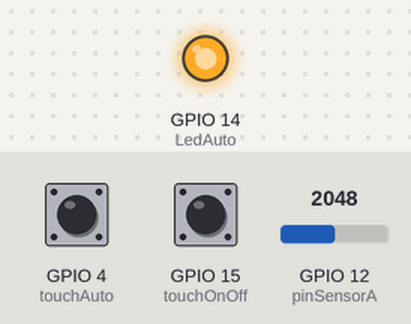
The sketch below on a simulated ESP32. On the bench: output pins drawn as LEDs (lit = HIGH). Dashed ring = blinking. The inputs (shaded band) are chosen by the test bench; at power-on: GPIO 4 (touchAuto) HIGH, GPIO 12 (pinSensorA) = 2048, GPIO 15 (touchOnOff) HIGH. Pins used as bus, display or sensor lines are not drawn; what the sketch prints to the serial monitor is not drawn.

Above: at 1.2 s.
1.3 s: GPIO 4 (touchAuto) pulled LOW for 1 s
At 1.55 s:
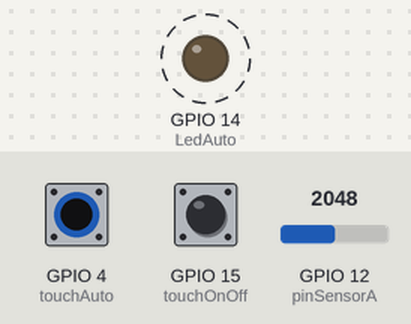
4.3 s: GPIO 12 (pinSensorA) set to 757
5.8 s: GPIO 12 (pinSensorA) set to 648
7.9 s: GPIO 4 (touchAuto) pulled LOW for 3.2 s
At 12.2 s:
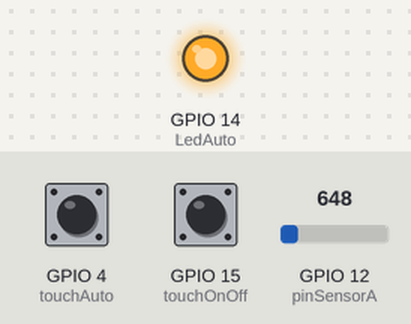
12.6 s: GPIO 4 (touchAuto) pulled LOW for 0.15 s
At 14.0 s:
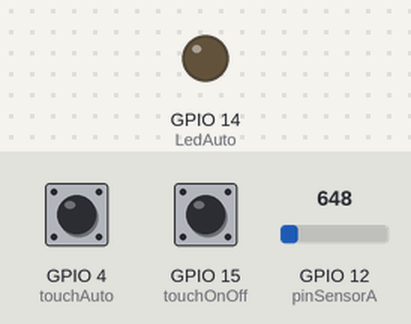
Timing chart, 0 to 15.2 s (numbered marks = the images above; inputs shaded):
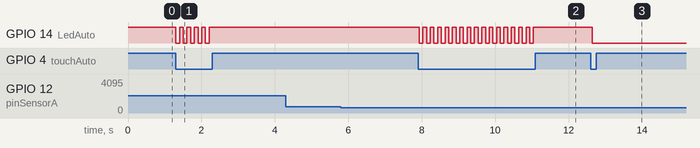

The sketch:

janela_automatica.ino
```cpp
#define pinSensorA 12
int checkSensor;
bool autoWindow; //Verifica se função auto está ligada ou desligada

int touchOnOff = 15;
int touchAuto = 4;
int LedAuto = 14;

int ValOnOff,valAuto;
long lastmsOnOff,lastmsAuto;

int releJanela = 12;

void autoSensorWindow(){
  checkSensor = analogRead(pinSensorA);
  Serial.print("Sensor chuva:");
  Serial.print(checkSensor);
  Serial.print("  ");
  Serial.print("Atuador:");
  if(checkSensor > 700){
    Serial.println("Janela Aberta");
  }
  else Serial.print("Janela Fechada");
}

void listenPin(){ //ouve pinos touch fisicos
  ValOnOff = touchRead(touchOnOff);
  if(touchOnOff < 20){ //verifica se o valor lido é maior que 0
      if (millis() - lastmsOnOff > 150) digitalWrite(releJanela,!digitalRead(releJanela));
   }

  valAuto = touchRead(touchAuto);
  if(valAuto < 20){ //verifica se o valor lido é maior que 0
      if (millis() - lastmsAuto > 150){
        autoWindow = !autoWindow;
        digitalWrite(LedAuto,!digitalRead(LedAuto));
      }
   }
  delay(100);
}

void setup() {
  Serial.begin(115200);
  autoWindow = true;
  pinMode(LedAuto,OUTPUT);
  digitalWrite(LedAuto,HIGH);

  pinMode(releJanela,OUTPUT);
  digitalWrite(releJanela,HIGH);

  pinMode(touchOnOff,INPUT);
  pinMode(touchAuto,INPUT);

  lastmsOnOff = 0;
  lastmsAuto = 0;

}

void loop() {
  listenPin();
  if(autoWindow == true) autoSensorWindow();
}
```

Measured:
- after the input at 1.3 s, GPIO 14 (LedAuto): alternates HIGH for 0.10 s and LOW for 0.10 s, 10 changes in all, then stays HIGH, starting at once
- after the input at 4.3 s, every drawn part: stays the same
- after the input at 5.8 s, every drawn part: stays the same
- after the input at 7.9 s, GPIO 14 (LedAuto): alternates HIGH for 0.10 s and LOW for 0.10 s, 32 changes in all, then stays HIGH, starting at once
- after the input at 12.6 s, GPIO 14 (LedAuto): HIGH → LOW after 0.05 s
